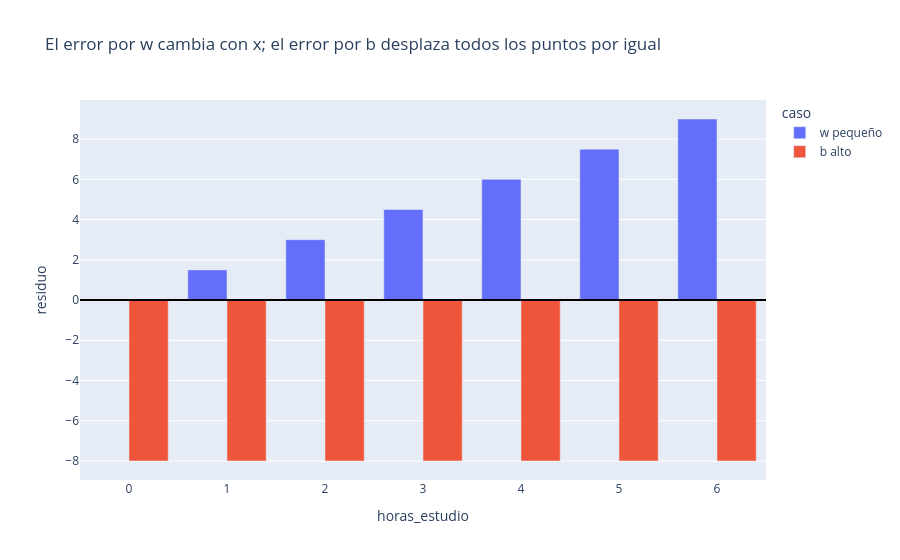

Notebook cell for this chart:
### Markdown cell above
Observa los dos errores de una forma intuitiva mirando los residuos (la
distancia vertical entre cada punto y cada recta incorrecta):

- Con `w` incorrecto, el error **depende de `x`**: cerca de 0 puede ser
  pequeño, pero crece al alejarse — la inclinación no describe bien la
  relación.
- Con `b` incorrecto, el error es aproximadamente el **mismo desplazamiento
  vertical** para todos los puntos — la forma es correcta, pero la recta está
  mal colocada.

### Code cell
residuos = pl.concat([
    datos.select("horas_estudio").with_columns(
        pl.Series("residuo", y - predecir(x, 1.5, 4.0)),
        pl.lit("w pequeño").alias("caso"),
    ),
    datos.select("horas_estudio").with_columns(
        pl.Series("residuo", y - predecir(x, 3.0, 12.0)),
        pl.lit("b alto").alias("caso"),
    ),
])
fig = px.bar(
    residuos, x="horas_estudio", y="residuo", color="caso", barmode="group",
    title="El error por w cambia con x; el error por b desplaza todos los puntos por igual",
)
fig.add_hline(y=0, line_color="black")
fig.show()

### Figure 1 — Plotly figure (JSON) as saved in the notebook; plotly's stock layout.template omitted (floating-point values rounded to 4 significant figures)
{"data": [{"alignmentgroup": "True", "hovertemplate": "caso=w pequeño<br>horas_estudio=%{x}<br>residuo=%{y}<extra></extra>", "legendgroup": "w pequeño", "marker": {"color": "#636efa", "pattern": {"shape": ""}}, "name": "w pequeño", "offsetgroup": "w pequeño", "orientation": "v", "showlegend": true, "textposition": "auto", "type": "bar", "x": [0, 1, 2, 3, 4, 5, 6], "xaxis": "x", "y": [0.0, 1.5, 3.0, 4.5, 6.0, 7.5, 9.0], "yaxis": "y"}, {"alignmentgroup": "True", "hovertemplate": "caso=b alto<br>horas_estudio=%{x}<br>residuo=%{y}<extra></extra>", "legendgroup": "b alto", "marker": {"color": "#EF553B", "pattern": {"shape": ""}}, "name": "b alto", "offsetgroup": "b alto", "orientation": "v", "showlegend": true, "textposition": "auto", "type": "bar", "x": [0, 1, 2, 3, 4, 5, 6], "xaxis": "x", "y": [-8.0, -8.0, -8.0, -8.0, -8.0, -8.0, -8.0], "yaxis": "y"}], "layout": {"barmode": "group", "legend": {"title": {"text": "caso"}, "tracegroupgap": 0}, "shapes": [{"line": {"color": "black"}, "type": "line", "x0": 0, "x1": 1, "xref": "x domain", "y0": 0, "y1": 0, "yref": "y"}], "title": {"text": "El error por w cambia con x; el error por b desplaza todos los puntos por igual"}, "xaxis": {"anchor": "y", "domain": [0.0, 1.0], "title": {"text": "horas_estudio"}}, "yaxis": {"anchor": "x", "domain": [0.0, 1.0], "title": {"text": "residuo"}}}}
